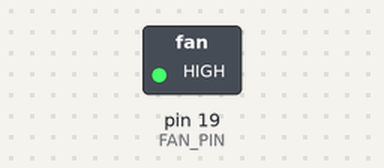
A sketch run on a simulated Arduino Uno, built with avr-gcc and run on an emulated ATmega328P. On the bench: switched loads named in the sketch (green lamp = pin HIGH). What the sketch prints to the serial monitor is not drawn.

Above: at 3.0 s.
At 8.0 s:
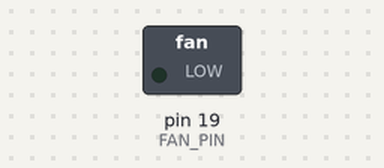
Timing chart, 0 to 13.5 s (numbered marks = the images above):
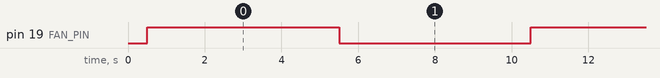

The sketch:

fan_test.ino
```cpp
/*
  팬 시험 코드 (MOSFET 모듈 + 5V 팬)  -  TEAM 부스럭
  -------------------------------------------------
  하는 일: 팬을 5초 켜고 5초 끄기를 반복해요.
          시리얼 모니터(115200)에 지금 상태를 찍어요.

  연결 (USB를 뺀 상태에서 연결):
    MOSFET 모듈 초록 단자  PWM -> D19,  GND -> GND 줄
    MOSFET 모듈 파란 단자  +   -> 5V 줄
                          LOAD(가운데) -> 팬 검정
                          -   -> GND 줄
    팬 빨강 -> 5V 줄
    1N5819: 팬 빨강~검정 사이, 띠가 있는 쪽이 빨강(+) 쪽

  확인할 것:
    "FAN ON"이 찍힐 때 팬이 힘차게 돌면 성공.
    약하게 돌거나 안 돌면, 이 모듈이 5V 전원에서 MOSFET을
    충분히 못 켜는 것일 수 있어요(판매 페이지 기준 최소 6V).
*/

const int FAN_PIN = 19;   // 보드의 D19

void setup() {
  Serial.begin(115200);
  pinMode(FAN_PIN, OUTPUT);
  digitalWrite(FAN_PIN, LOW);   // 처음엔 꺼 둠
  delay(500);
  Serial.println("팬 시험 시작: 5초 켜고 5초 끄기 반복");
}

void loop() {
  digitalWrite(FAN_PIN, HIGH);
  Serial.println("FAN ON  (D19 = HIGH)");
  delay(5000);

  digitalWrite(FAN_PIN, LOW);
  Serial.println("FAN OFF (D19 = LOW)");
  delay(5000);
}
```

Measured:
- by itself, pin 19 (FAN_PIN): alternates HIGH for 5.0 s and LOW for 5.0 s
